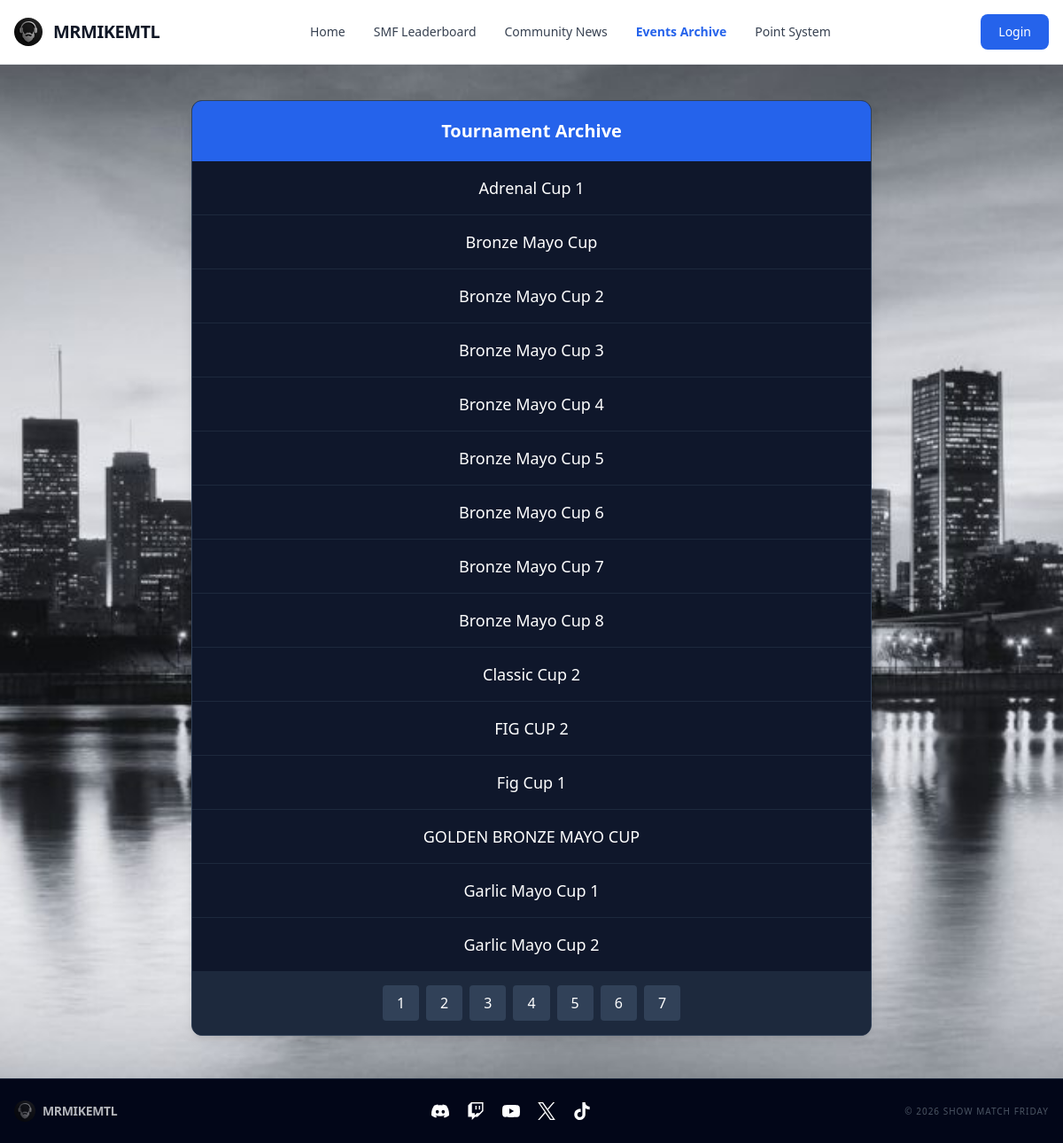
Before: /events with the older database file.
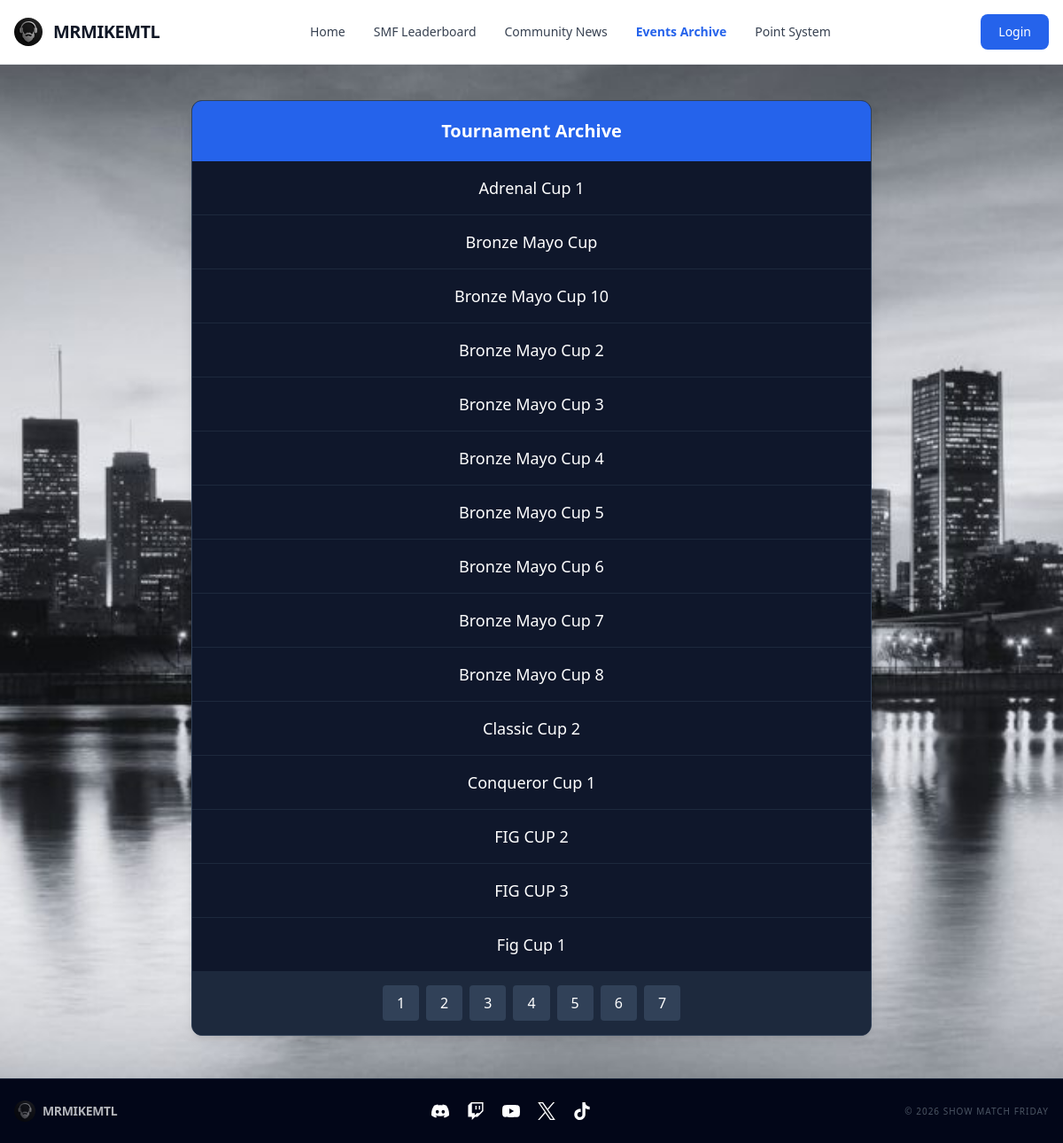
After: the same page with the newer database file.
### tables this page shows
CREATE TABLE tournaments2026 (id INTEGER PRIMARY KEY, name varchar(255), participants varchar(255), progress_state varchar(255), tournament_id integer, points_calculated INTEGER NOT NULL DEFAULT 0);

CREATE TABLE tournaments (id INTEGER PRIMARY KEY, name varchar(255), participants varchar(255), progress_state varchar(255), tournament_id integer);

### web/app.py (the view, shortened to what this page needs)
@app.route("/events")
def events():
    data2025 = dbsession.exec_driver_sql("SELECT name FROM tournaments;").all()
    data2026 = dbsession.exec_driver_sql("SELECT name FROM tournaments2026;").all()
    all_events = data2025 + data2026
    event = request.args.get("event")
    if not event:
        raw_data = sorted(all_events)
        data = []
        page_size = 15
        total = len(raw_data)
        total_pages = max(1, round(total / page_size))
        page = request.args.get("page", type=int) or 1
        starting_spot = (page - 1) * page_size + 1
        i = 1
        for record in raw_data:
            if i >= starting_spot and len(data) < page_size:
                data.append({"name": record.name})
            i += 1
        pages = list(range(1, total_pages + 1))
        return render_template("events.html", data=data, pages=pages)

### web/templates/events.html (shortened to what this page needs)
{% extends "base.html" %}
{% block content %}
<div class="max-w-3xl mx-auto">
    {% if data %}
    <div class="overflow-hidden rounded-xl shadow-lg border border-slate-700 bg-slate-900">
        <h2 class="p-5 text-xl font-bold text-center bg-blue-600 text-white">Tournament Archive</h2>
        <div class="divide-y divide-slate-800">
            {% for row in data %}
            <a href="/events?event={{ row.name }}" class="block px-6 py-4 text-center text-lg font-medium text-white hover:bg-blue-900/30 hover:text-blue-400 transition-all">
                {{ row.name.split("-")[0].replace("_", " ") }}
            </a>
            {% endfor %}
        </div>
        <div class="flex justify-center bg-slate-800 p-4 gap-2">
            {% for page in pages %}
                <a href="/events?page={{ page }}" class="px-4 py-2 bg-slate-700 text-white rounded hover:bg-blue-600 transition-all">{{ page }}</a>
            {% endfor %}
        </div>
    </div>
    {% endif %}
</div>
{% endblock %}

### web/templates/base.html (shortened to what this page needs)
<!DOCTYPE html>
<html lang="en">
<head>
    <link rel="stylesheet" href="{{url_for('static',filename='dist/output.css')}}">
</head>
<body class="bg-gray-900">
    <nav class="bg-white border-b border-gray-200 px-4 py-2.5">
        <div class="container flex flex-wrap items-center justify-between mx-auto max-w-7xl">
            <a href="/" class="flex items-center">
                <img src="../static/dist/beard_logo.jpg" class="h-8 mr-3 rounded-full">
                <span class="self-center text-xl font-bold tracking-tight text-gray-900">MRMIKEMTL</span>
            </a>
            <div class="flex md:order-2 items-center">
                {% if current_user.is_authenticated %}
                    <div class="flex items-center gap-4 mr-4">
                        <span class="text-blue-600 font-bold hidden sm:block">
                            Welcome, {{ current_user.username }}
                        </span>
                        <a href="{{ url_for('logout') }}"
                        class="text-white bg-red-600 hover:bg-red-700 font-medium rounded-lg text-sm px-5 py-2.5 transition-colors">
                            Logout
                        </a>
                    </div>
                {% else %}
                    <a href="{{ url_for('login') }}"
                    class="text-white bg-blue-600 hover:bg-blue-700 font-medium rounded-lg text-sm px-5 py-2.5">
                        Login
                    </a>
                {% endif %}
            </div>
            <div class="items-center justify-between hidden w-full md:flex md:w-auto md:order-1" id="navbar-cta">
                <ul class="flex flex-col p-4 mt-4 border border-gray-100 rounded-lg md:flex-row md:space-x-8 md:mt-0 md:text-sm md:font-medium md:border-0">
                    <li><a href="/" class="block py-2 px-3 {% if request.path == '/' %}text-blue-600 font-bold{% else %}text-gray-700 hover:text-blue-600{% endif %} md:p-0">Home</a></li>
                    <li><a href="/leaderboard" class="block py-2 px-3 {% if request.path == '/leaderboard' %}text-blue-600 font-bold{% else %}text-gray-700 hover:text-blue-600{% endif %} md:p-0">SMF Leaderboard</a></li>
                    <li><a href="/news" class="block py-2 px-3 {% if request.path == '/news' %}text-blue-600 font-bold{% else %}text-gray-700 hover:text-blue-600{% endif %} md:p-0">Community News</a></li>
                    <li><a href="/events" class="block py-2 px-3 {% if request.path == '/events' %}text-blue-600 font-bold{% else %}text-gray-700 hover:text-blue-600{% endif %} md:p-0">Events Archive</a></li>
                    <li><a href="/point_system" class="block py-2 px-3 {% if request.path == '/point_system' %}text-blue-600 font-bold{% else %}text-gray-700 hover:text-blue-600{% endif %} md:p-0">Point System</a></li>
                </ul>
            </div>
        </div>
    </nav>
    <div class="bg-slate-950 bg-[url('cityscape.jpg')] bg-cover bg-fixed bg-center min-h-screen w-full flex flex-col items-center pt-10">
    <div class="w-full max-w-7xl px-4 mb-auto"> {% block content %}{% endblock %}
    </div>
    <footer class="w-full bg-slate-950 border-t border-slate-800 py-6 mt-12">
            <div class="max-w-7xl mx-auto px-4 flex flex-col md:flex-row justify-between items-center gap-4">
                <div class="flex items-center opacity-70">
                    <img src="../static/dist/beard_logo.jpg" class="h-6 mr-2 rounded-full">
                    <span class="text-sm font-bold text-white uppercase tracking-tight">MRMIKEMTL</span>
                </div>
                <div class="flex gap-5">
                    <a href="https://discord.gg/uxWJRgnDt5" class="hover:scale-110 transition-transform"><img src="../static/dist/discord.svg" class="h-5 w-5 invert"></a>
                    <a href="https://www.twitch.tv/mrmikemtl" class="hover:scale-110 transition-transform"><img src="../static/dist/twitch.svg" class="h-5 w-5 invert"></a>
                    <a href="https://www.youtube.com/@mrmikemtl" class="hover:scale-110 transition-transform"><img src="../static/dist/youtube.svg" class="h-5 w-5 invert"></a>
                    <a href="https://x.com/mrmikeMTL" class="hover:scale-110 transition-transform"><img src="../static/dist/x.svg" class="h-5 w-5 invert"></a>
                    <a href="https://www.tiktok.com/@showmatchfriday" class="hover:scale-110 transition-transform"><img src="../static/dist/tiktok.svg" class="h-5 w-5 invert"></a>
                </div>
                <p class="text-gray-600 text-[10px] uppercase tracking-widest">© 2026 Show Match Friday</p>
            </div>
        </footer>
    </div>
</body>
</html>

Changed rows visible on the page:
no longer on this page (row unchanged): tournaments2026: name.split "GOLDEN BRONZE MAYO CUP"
no longer on this page (row unchanged): tournaments: name.split "Garlic Mayo Cup 1"
no longer on this page (row unchanged): tournaments: name.split "Garlic Mayo Cup 2"
added tournaments2026: name.split "Bronze Mayo Cup 10"
added tournaments2026: name.split "Conqueror Cup 1"
added tournaments2026: name.split "FIG CUP 3"
